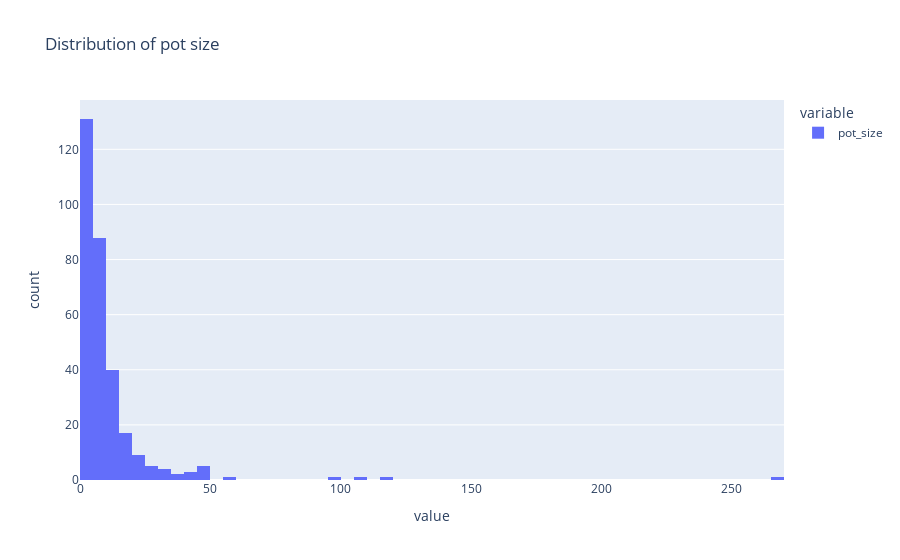

The notebook cell this image was saved under:
### Markdown cell above
1. What are the pot size distributions?

### Code cell
df.groupby('hand_num')['pot_size'].max().sort_values(ascending=False).to_frame().hist(title='Distribution of pot size')

### Figure 1 — Plotly figure (JSON) as saved in the notebook; plotly's stock layout.template omitted (floating-point values rounded to 4 significant figures; data arrays with more than 128 entries replaced by an {"elided": "..."} marker saying what was removed)
{"data": [{"alignmentgroup": "True", "bingroup": "x", "hovertemplate": "variable=pot_size<br>value=%{x}<br>count=%{y}<extra></extra>", "legendgroup": "pot_size", "marker": {"color": "#636efa", "pattern": {"shape": ""}}, "name": "pot_size", "offsetgroup": "pot_size", "orientation": "v", "showlegend": true, "type": "histogram", "x": {"elided": "309 float values"}, "xaxis": "x", "yaxis": "y"}], "layout": {"barmode": "relative", "legend": {"title": {"text": "variable"}, "tracegroupgap": 0}, "title": {"text": "Distribution of pot size"}, "xaxis": {"anchor": "y", "domain": [0, 1], "title": {"text": "value"}}, "yaxis": {"anchor": "x", "domain": [0, 1], "title": {"text": "count"}}}}
